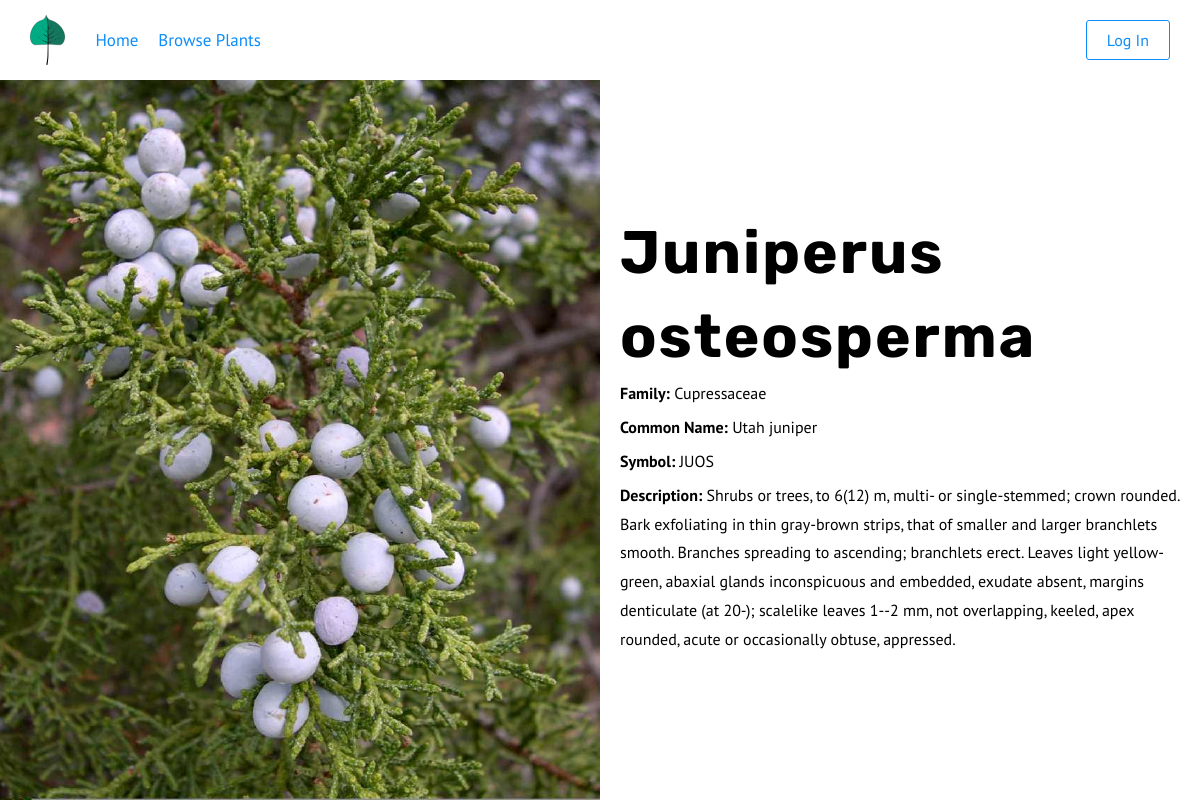
The app's page /plants/184/ with its own data.
### plants/models.py (models this page shows, shortened)
class plant_basics(models.Model):
    genus = models.CharField(max_length = 500)
    species = models.CharField(max_length = 500)
    symbol = models.CharField(max_length = 6, null = True)
    common_name = models.CharField(max_length = 100, null = True)
    description = models.TextField(null = True)
    image = models.ImageField(upload_to='images/', blank = True, null = True)
    family = models.ForeignKey(Family, on_delete = models.PROTECT, null = True)

class Family(models.Model):
    family = models.CharField(max_length = 100)
    family_description = models.TextField(null = True)
    def __str__(self):
        family_name = "%s" %str(self.family)
        return(family_name)

### plants/views.py (the view)
# urls.py: path('<int:pk>/', views.PlantDetailView.as_view(), name = 'detail'),
class PlantDetailView(generic.DetailView):
    model = plant_basics
    template_name = 'plants/detail.html'

### plants/templates/plants/detail.html (shortened to what this page needs)
{% extends 'base.html'%}
{% block content%}
<section class="species_detail_wrapper">
  {% if object.image %}
  <div class="species_detail_text_wrapper">
  {% endif %}
  <div class="species_detail_text">
    <h1>{{ object.genus }} {{object.species}}</h1>
    <ul>
        <li><span class="bold">Family:</span> {{object.family}}</li>
        <li><span class="bold">Common Name:</span> {{object.common_name}}</li>
        <li><span class="bold">Symbol:</span> {{object.symbol}}</li>
        <li><span class="bold">Description:</span> {{object.description}}</li>
    </ul>
  </div>
  {% if object.image %}
  </div>
  {% endif %}
  {% if object.image %}
  <div class="species_detail_image">
      <img src="{{object.image.url}}" alt="Image of {{object.genus}} {{object.species}}">
  </div>
  {% endif %}
</section>
{% endblock %}

### static/css/main.css (style rules this page uses)
a,abbr,address,article,aside,audio,blockquote,body,canvas,caption,cite,code,dd,del,details,dfn,div,dl,dt,em,fieldset,figcaption,figure,footer,form,h1,h2,h3,h4,h5,h6,header,hgroup,html,iframe,img,ins,label,legend,li,main,mark,nav,ol,p,pre,q,section,small,span,strike,strong,sub,summary,sup,table,tbody,td,tfoot,th,thead,time,tr,ul,video { margin:0;padding:0;border:0 }
html { font-size:62.5% }
* { font-family:inherit;font-size:inherit;line-height:inherit }
article,aside,footer,header,main,nav,section { display:block }
* { box-sizing:border-box }
:after,:before { box-sizing:inherit }
ol,ul { list-style:none }
img,video { max-width:100% }
img { border-style:none }
body { font-family:PT Sans,sans-serif;font-size:1.6rem;line-height:1.8 }
h1,h2,h3,h4 { font-family:Rubik,sans-serif;font-weight:900 }
h1,li a:hover,p a:hover { font-weight:700 }
h1 { font-size:6rem;line-height:1.4;letter-spacing:.2rem }
.bold { font-weight:700 }
.species_detail_wrapper { display:flex;flex-direction:row-reverse;justify-content:space-between;width:100%;position:relative }
.species_detail_wrapper .species_detail_image { width:50%;margin-left:0 }
.species_detail_text { padding:20px;max-height:calc(100vh - 80px);overflow:scroll;margin:0 auto }
.species_detail_text li { margin-bottom:5px }
.species_detail_image { height:calc(100vh - 80px) }
.species_detail_image img { height:100%;width:100%;display:block;-o-object-fit:cover;object-fit:cover }
.species_detail_text_wrapper { display:flex;align-items:center;width:50% }
.content a,.content form,.content h1,.content h2,.content h3,.content h4,.content li,.content ol,.content p,.content ul { max-width:800px;width:100%;margin-left:auto;margin-right:auto }

### records on screen
plant_basics: genus "Juniperus", species "osteosperma", family "Cupressaceae", common_name "Utah juniper", symbol "JUOS", description "Shrubs or trees, to 6(12) m, multi- or single-stemmed; crown rounded. Bark exfoliating in thin gray-brown strips, that of smaller and larger branchlets smooth. Branches spreading to ascending; branchlets erect. Leaves light yellow-green, abaxial glands inconspicuous and embedded, exudate absent, margins denticulate (at 20-); scalelike leaves 1--2 mm, not overlapping, keeled, apex rounded, acute or occasionally obtuse, appressed."
